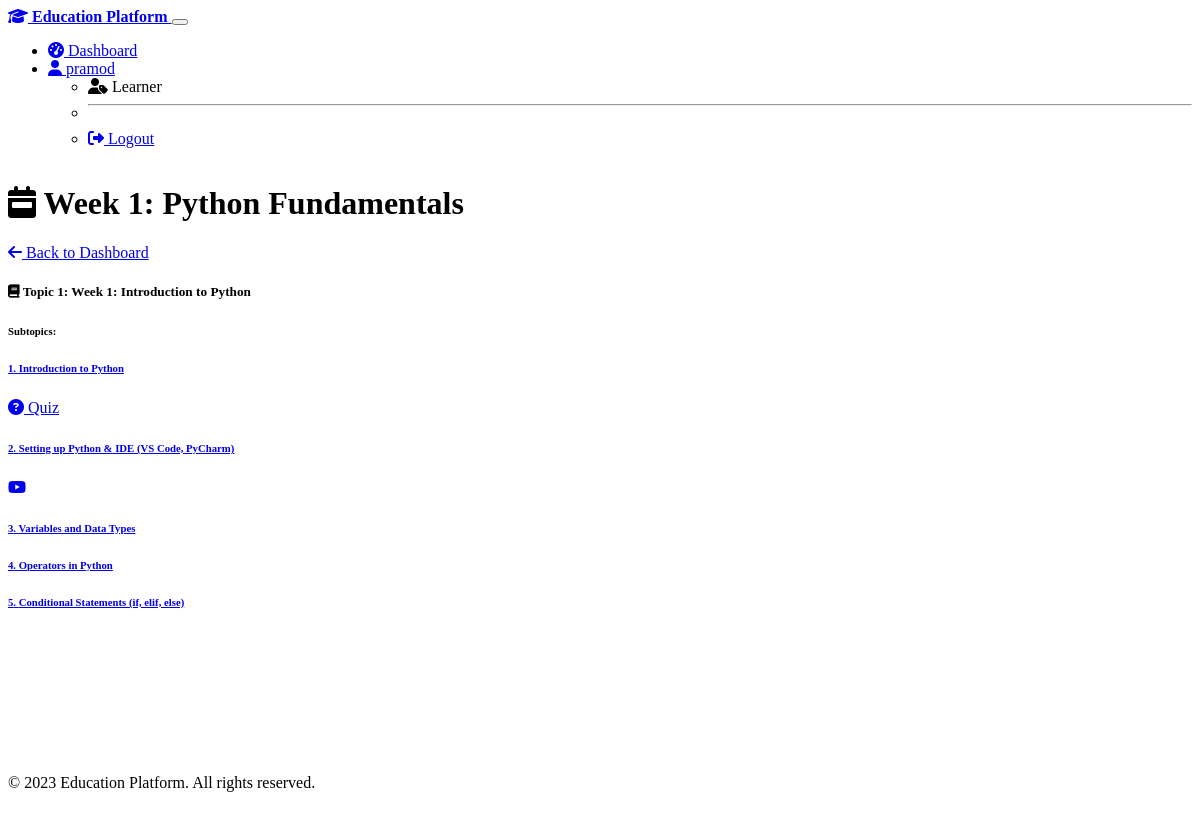
/learner/weeks/1/ (signed in), run on the app's committed database.
### courses/models.py (models this page shows, shortened)
class UserProfile(models.Model):
    user = models.OneToOneField(User, on_delete=models.CASCADE, related_name='profile')
    ROLE_CHOICES = [
        ('learner', 'Learner'),
        ('admin', 'Admin'),
    ]
    role = models.CharField(max_length=10, choices=ROLE_CHOICES, default='learner')

class Week(models.Model):
    title = models.CharField(max_length=255)
    description = models.TextField(blank=True, null=True)
    order = models.PositiveIntegerField(default=1)
    created_at = models.DateTimeField(auto_now_add=True)
    updated_at = models.DateTimeField(auto_now=True)
    class Meta:
        ordering = ['order']

class Topic(models.Model):
    week = models.ForeignKey(Week, on_delete=models.CASCADE, related_name='topics')
    title = models.CharField(max_length=255)
    description = models.TextField(blank=True, null=True)
    order = models.PositiveIntegerField(default=1)
    created_at = models.DateTimeField(auto_now_add=True)
    updated_at = models.DateTimeField(auto_now=True)
    class Meta:
        ordering = ['order']

class Subtopic(models.Model):
    topic = models.ForeignKey(Topic, on_delete=models.CASCADE, related_name='subtopics')
    title = models.CharField(max_length=255)
    description = models.TextField(blank=True, null=True)
    youtube_link = models.URLField(blank=True, null=True)
    references = models.TextField(blank=True, null=True, help_text='Links to articles or documents related to this subtopic')
    order = models.PositiveIntegerField(default=1)
    created_at = models.DateTimeField(auto_now_add=True)
    updated_at = models.DateTimeField(auto_now=True)
    class Meta:
        ordering = ['order']

### courses/views.py (the view)
# urls.py: path('learner/weeks/<int:week_id>/', views.week_detail, name='week_detail'),
@login_required
def week_detail(request, week_id):
    if not is_learner(request.user):
        return HttpResponseForbidden("Access Denied: Learner privileges required")
    week = get_object_or_404(Week, id=week_id)
    topics = Topic.objects.filter(week=week).order_by('order')
    topics_with_subtopics = []
    for topic in topics:
        subtopics = Subtopic.objects.filter(topic=topic).order_by('order')
        topics_with_subtopics.append({
            'topic': topic,
            'subtopics': subtopics
        })
    context = {
        'week': week,
        'topics_with_subtopics': topics_with_subtopics,
    }
    return render(request, 'learner/week_detail.html', context)

### courses/views.py (called while the page is built)
def is_learner(user):
    return hasattr(user, 'profile') and user.profile.role == 'learner'

### templates/learner/week_detail.html (shortened to what this page needs)
{% extends 'base.html' %}
{% block content %}
<div class="container">
    <div class="row mb-4">
        <div class="col-12">
            <div class="card border-0 shadow-sm">
                <div class="card-body">
                    <div class="d-flex justify-content-between align-items-center mb-3">
                        <h1 class="card-title mb-0">
                            <i class="fas fa-calendar-week me-2 text-primary"></i>
                            Week {{ week.order }}: {{ week.title }}
                        </h1>
                        <a href="{% url 'learner_dashboard' %}" class="btn btn-secondary">
                            <i class="fas fa-arrow-left me-2"></i>
                            Back to Dashboard
                        </a>
                    </div>
                </div>
            </div>
        </div>
    </div>
    {% if topics_with_subtopics %}
    {% for topic_data in topics_with_subtopics %}
    <div class="row mb-4">
        <div class="col-12">
            <div class="card border-0 shadow-sm">
                <div class="card-header bg-dark">
                    <h5 class="mb-0">
                        <i class="fas fa-book me-2 text-primary"></i>
                        Topic {{ topic_data.topic.order }}: {{ topic_data.topic.title }}
                    </h5>
                </div>
                <div class="card-body">
                    {% if topic_data.subtopics %}
                    <div class="mt-4">
                        <h6 class="mb-3">Subtopics:</h6>
                        <div class="list-group">
                            {% for subtopic in topic_data.subtopics %}
                            <a href="{% url 'subtopic_detail' subtopic.id %}" class="list-group-item list-group-item-action d-flex justify-content-between align-items-center">
                                <div>
                                    <h6 class="mb-1">{{ subtopic.order }}. {{ subtopic.title }}</h6>
                                </div>
                                <div>
                                    {% if subtopic.youtube_link %}
                                    <span class="badge bg-danger rounded-pill me-2">
                                        <i class="fab fa-youtube"></i>
                                    </span>
                                    {% endif %}
                                    {% if subtopic.quizzes.count > 0 %}
                                    <span class="badge bg-primary rounded-pill">
                                        <i class="fas fa-question-circle me-1"></i> Quiz
                                    </span>
                                    {% endif %}
                                </div>
                            </a>
                            {% endfor %}
                        </div>
                    </div>
                    {% else %}
                    <div class="alert alert-info mt-3">
                        <i class="fas fa-info-circle me-2"></i>
                        No subtopics available for this topic yet.
                    </div>
                    {% endif %}
                </div>
            </div>
        </div>
    </div>
    {% endfor %}
    {% endif %}
</div>
{% endblock %}

### templates/base.html (shortened to what this page needs)
<!DOCTYPE html>
<html lang="en" data-bs-theme="dark">
<head>
    <link rel="stylesheet" href="https://cdn.replit.com/agent/bootstrap-agent-dark-theme.min.css">
    <link rel="stylesheet" href="https://cdnjs.cloudflare.com/ajax/libs/font-awesome/6.4.0/css/all.min.css">
    <link rel="stylesheet" href="/static/css/style.css">
</head>
<body>
    <nav class="navbar navbar-expand-lg navbar-dark bg-dark">
        <div class="container">
            <a class="navbar-brand" href="{% url 'home' %}">
                <i class="fas fa-graduation-cap me-2"></i>
                Education Platform
            </a>
            <button class="navbar-toggler" type="button" data-bs-toggle="collapse" data-bs-target="#navbarNav" aria-controls="navbarNav" aria-expanded="false" aria-label="Toggle navigation">
            </button>
            <div class="collapse navbar-collapse" id="navbarNav">
                <ul class="navbar-nav ms-auto">
                    {% if user.is_authenticated %}
                        {% if user.profile.role == 'admin' %}
                            <li class="nav-item">
                                <a class="nav-link {% if request.path == '/admin/dashboard/' %}active{% endif %}" href="{% url 'admin_dashboard' %}">
                                    <i class="fas fa-tachometer-alt me-1"></i> Admin Dashboard
                                </a>
                            </li>
                            <li class="nav-item">
                                <a class="nav-link {% if request.path == '/admin/weeks/' %}active{% endif %}" href="{% url 'manage_weeks' %}">
                                    <i class="fas fa-calendar-week me-1"></i> Manage Weeks
                                </a>
                            </li>
                            <li class="nav-item">
                                <a class="nav-link {% if request.path == '/admin/performance/' %}active{% endif %}" href="{% url 'student_performance' %}">
                                    <i class="fas fa-chart-line me-1"></i> Student Performance
                                </a>
                            </li>
                        {% elif user.profile.role == 'learner' %}
                            <li class="nav-item">
                                <a class="nav-link {% if request.path == '/learner/dashboard/' %}active{% endif %}" href="{% url 'learner_dashboard' %}">
                                    <i class="fas fa-tachometer-alt me-1"></i> Dashboard
                                </a>
                            </li>
                        {% endif %}
                        <li class="nav-item dropdown">
                            <a class="nav-link dropdown-toggle" href="#" id="navbarDropdown" role="button" data-bs-toggle="dropdown" aria-expanded="false">
                                <i class="fas fa-user me-1"></i> {{ user.username }}
                            </a>
                            <ul class="dropdown-menu dropdown-menu-end" aria-labelledby="navbarDropdown">
                                <li>
                                    <span class="dropdown-item text-muted">
                                        <i class="fas fa-user-tag me-1"></i>
                                        {{ user.profile.get_role_display }}
                                    </span>
                                </li>
                                <li><hr class="dropdown-divider"></li>
                                <li>
                                    <a href="{% url 'logout' %}" class="dropdown-item">
                                        <i class="fas fa-sign-out-alt me-1"></i> Logout
                                    </a>
                                </li>
                            </ul>
                        </li>
                    {% endif %}
                </ul>
            </div>
        </div>
    </nav>
    <main class="py-4">
        {% block content %}{% endblock %}
    </main>
    <footer class="footer mt-auto py-3 bg-dark">
        <div class="container text-center">
            <span class="text-muted">© 2023 Education Platform. All rights reserved.</span>
        </div>
    </footer>
</body>
</html>

### static/css/style.css (style rules this page uses)
:root { --primary-color: #007bff; --secondary-color: #6c757d; --success-color: #28a745; --info-color: #17a2b8; --warning-color: #ffc107; --danger-color: #dc3545; --light-color: #f8f9fa; --dark-color: #343a40; }
body { min-height: 100vh; display: flex; flex-direction: column; }
footer { margin-top: auto; padding: 1rem 0; }
.navbar-brand { font-weight: bold; }

### data on the page
Week: order "1", title "Python Fundamentals"
Topic: topic.order "1", topic "Week 1: Introduction to Python"
Subtopic: order "1", title "Introduction to Python", shows "Quiz"
Subtopic: order "2", title "Setting up Python & IDE (VS Code, PyCharm)"
Subtopic: order "3", title "Variables and Data Types"
Subtopic: order "4", title "Operators in Python"
Subtopic: order "5", title "Conditional Statements (if, elif, else)"

### other printed values
{{ user.username }} "pramod"
{{ user.profile.get_role_display }} "Learner"
